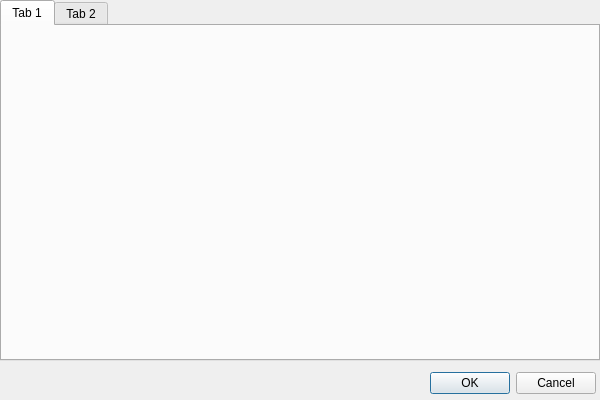
<?xml version="1.0" encoding="UTF-8"?>
<ui version="4.0">
 <class>DialogPreferences</class>
 <widget class="QDialog" name="DialogPreferences">
  <property name="geometry">
   <rect>
    <x>0</x>
    <y>0</y>
    <width>600</width>
    <height>400</height>
   </rect>
  </property>
  <property name="windowTitle">
   <string>Preferencias</string>
  </property>
  <widget class="QTabWidget" name="tabWidget">
   <property name="geometry">
    <rect>
     <x>0</x>
     <y>0</y>
     <width>600</width>
     <height>361</height>
    </rect>
   </property>
   <widget class="QWidget" name="editorTab">
    <attribute name="title">
     <string>Tab 1</string>
    </attribute>
   </widget>
   <widget class="QWidget" name="globalTab">
    <attribute name="title">
     <string>Tab 2</string>
    </attribute>
   </widget>
  </widget>
  <widget class="QDialogButtonBox" name="buttonBox">
   <property name="geometry">
    <rect>
     <x>420</x>
     <y>370</y>
     <width>176</width>
     <height>27</height>
    </rect>
   </property>
   <property name="orientation">
    <enum>Qt::Horizontal</enum>
   </property>
   <property name="standardButtons">
    <set>QDialogButtonBox::Cancel|QDialogButtonBox::Ok</set>
   </property>
  </widget>
 </widget>
 <resources/>
 <connections/>
</ui>
